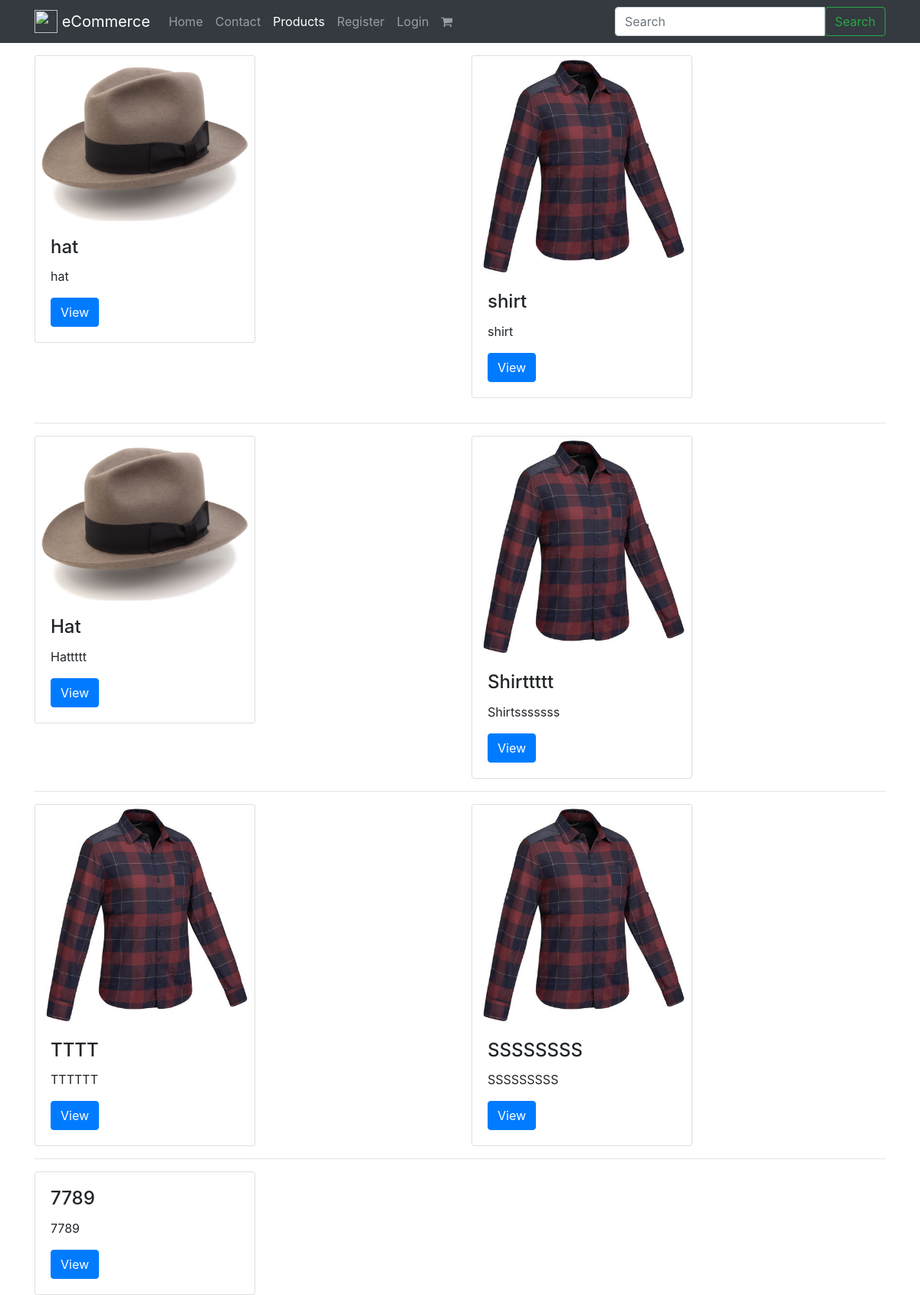
Screenshot of /products/ with the database file from the repository.
### products/models.py (models this page shows, shortened)
class Product(models.Model):
    title = models.CharField(max_length=120)
    slug = models.SlugField(blank=True, default='', unique=True)
    description = models.TextField()
    price = models.DecimalField(decimal_places=2, max_digits=20, default=39.99)
    image = models.ImageField(upload_to=upload_image_path, null=True,
                              blank=True)  # 앞에는 / 없고 뒤에 넣어야 함 - setting에 설정한 media root 로 갈 듯
    featured = models.BooleanField(default=False)
    active = models.BooleanField(default=True)
    timestamp = models.DateTimeField(auto_now_add=True)
    objects = ProductManager()
    def get_absolute_url(self):
        return reverse("products:detail", kwargs={"slug": self.slug})

### products/views.py (the view)
# urls.py: path('', views.ProductListView.as_view(), name='list'),
class ProductListView(ListView):
    template_name = 'products/product_list.html'
    def get_queryset(self, *args, **kwargs):
        request = self.request
        return Product.objects.filter(active=True)

### products/models.py (called while the page is built)
    def get_queryset(self):
        return ProductQuerySet(self.model, using=self._db)

### products/templates/products/product_list.html
{% extends "base.html" %}
{% block content %}
        <div class='row my-3'>
           {% for obj in object_list %}
            <div class='col'>
                {% include "products/snippets/card.html" with instance=obj %}
            </div>
            {% if forloop.counter|divisibleby:2 %}
                </div>
                <div class='row'>
                    <div class='col-12'>
                        <hr/>
                    </div>
             {% elif forloop.counter|divisibleby:2 %}
                <hr/>
            {% endif %}
        {% endfor %}
    </div>
{% endblock %}}

### products/templates/products/snippets/card.html
<div class="card" style="width: 18rem;">
    {% if instance.image %}
    <a href="{{instance.get_absolute_url}}" class="">
        <img src="{{ instance.image.url }}" class="card-img-top" alt="{{ instance.title}} logo">
    </a>
    {% endif %}
    <div class="card-body">
        <h4 class="card-title">{{ instance.title }}</h4>
        <p class="card-text">{{ instance.description|truncatewords:14 }}</p>
        <a href="{{instance.get_absolute_url }}" class="btn btn-primary">View</a>
    </div>
</div>

### rows the page displays
Product: image (picture), title "hat", description "hat"
Product: image (picture), title "shirt", description "shirt"
Product: image (picture), title "Hat", description "Hattttt"
Product: image (picture), title "Shirttttt", description "Shirtsssssss"
Product: image (picture), title "TTTT", description "TTTTTT"
Product: image (picture), title "SSSSSSSS", description "SSSSSSSSS"
Product: title "7789", description "7789"

### other values shown
{{ brand_name }} "eCommerce"
